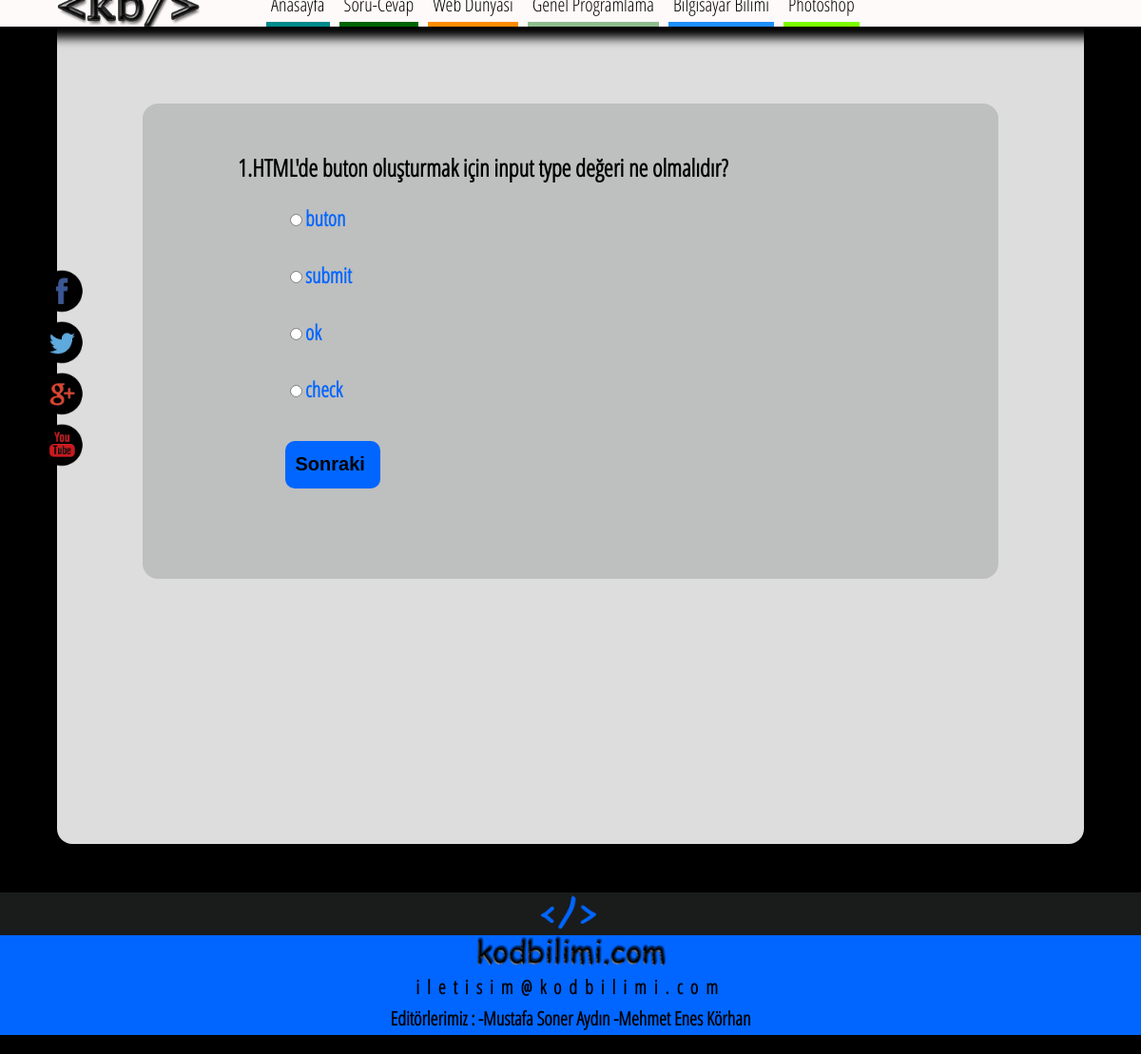
Page /testler/html_testi-t1.html on the committed database.
### tables this page shows
CREATE TABLE IF NOT EXISTS `testler` (
  `soru_id` int(11) NOT NULL AUTO_INCREMENT,
  `soru` text NOT NULL,
  `dogru_cevap` varchar(120) NOT NULL,
  `yanlis_cevap1` varchar(120) NOT NULL,
  `yanlis_cevap2` varchar(120) NOT NULL,
  `yanlis_cevap3` varchar(120) NOT NULL,
  `dogru_cevap_sikki` int(11) NOT NULL,
  `yanlis_cevap1_sikki` int(11) NOT NULL,
  `yanlis_cevap2_sikki` int(11) NOT NULL,
  `yanlis_cevap3_sikki` int(11) NOT NULL,
  PRIMARY KEY (`soru_id`)
);

### testler/form.php (the view, shortened to what this page needs)
 <div id="sorupaneli">
 <h1 id="soru"><?php echo "".$sorunumarasi.".";echo $soru; ?></h1>
 <form name="testformu" action='<?php echo $testurl ?>' method='post'>
  <div class='radio'><label><input type='radio' name='quiz' id='1' value='1' /><?php if($yazdir['dogru_cevap_sikki']==1){echo $yazdir['dogru_cevap'];}else if($yazdir['yanlis_cevap1_sikki']==1){echo $yazdir['yanlis_cevap1'];}else if($yazdir['yanlis_cevap2_sikki']==1){echo $yazdir['yanlis_cevap2'];}else if($yazdir['yanlis_cevap3_sikki']==1){echo $yazdir['yanlis_cevap3'];} ?></label></div>
  <div class='radio'><label><input type='radio' name='quiz' id='2' value='2' /><?php if($yazdir['dogru_cevap_sikki']==2){echo $yazdir['dogru_cevap'];}else if($yazdir['yanlis_cevap1_sikki']==2){echo $yazdir['yanlis_cevap1'];}else if($yazdir['yanlis_cevap2_sikki']==2){echo $yazdir['yanlis_cevap2'];}else if($yazdir['yanlis_cevap3_sikki']==2){echo $yazdir['yanlis_cevap3'];} ?></label></div>
   <div class='radio'><label><input type='radio' name='quiz' id='3' value='3' /><?php if($yazdir['dogru_cevap_sikki']==3){echo $yazdir['dogru_cevap'];}else if($yazdir['yanlis_cevap1_sikki']==3){echo $yazdir['yanlis_cevap1'];}else if($yazdir['yanlis_cevap2_sikki']==3){echo $yazdir['yanlis_cevap2'];}else if($yazdir['yanlis_cevap3_sikki']==3){echo $yazdir['yanlis_cevap3'];} ?></label></div>
  <div class='radio'><label><input type='radio' name='quiz' id='4' value='4' /><?php if($yazdir['dogru_cevap_sikki']==4){echo $yazdir['dogru_cevap'];}else if($yazdir['yanlis_cevap1_sikki']==4){echo $yazdir['yanlis_cevap1'];}else if($yazdir['yanlis_cevap2_sikki']==4){echo $yazdir['yanlis_cevap2'];}else if($yazdir['yanlis_cevap3_sikki']==4){echo $yazdir['yanlis_cevap3'];} ?></label></div>
 <input type='submit' class="butonsonraki" value='Sonraki ' />
 </form>
</div>

### testler/tasarim.css (style rules this page uses)
body { background-color:black; width:100%; height:100%; margin:auto; padding:auto; }
#soru { padding-left:100px; padding-top:50px; box-sizing:border-box; font-size:25px; }
.butonsonraki { margin-top:10px; box-sizing:border-box; padding:10px; font-weight:bold; font-size:20px; width:100px; height:50px; border-radius:0.5em; transition-duration:0.5s; background-color:#0066FF; margin-left:150px; border:0px; }
.radio { margin-left:150px; margin-bottom:30px; color:#0066FF; font-size:22px; font-weight:bold; }
#sorupaneli { width:900px; min-height:500px; height:auto; margin:auto; background-color:#BEBFBF; border-radius:1em; }

### rows in the picture
testler: soru "HTML'de buton oluşturmak için input type değeri ne olmalıdır?", yanlis_cevap1 "buton", dogru_cevap "submit", yanlis_cevap3 "ok", yanlis_cevap2 "check"

### other values in the picture
$sorunumarasi "1"
